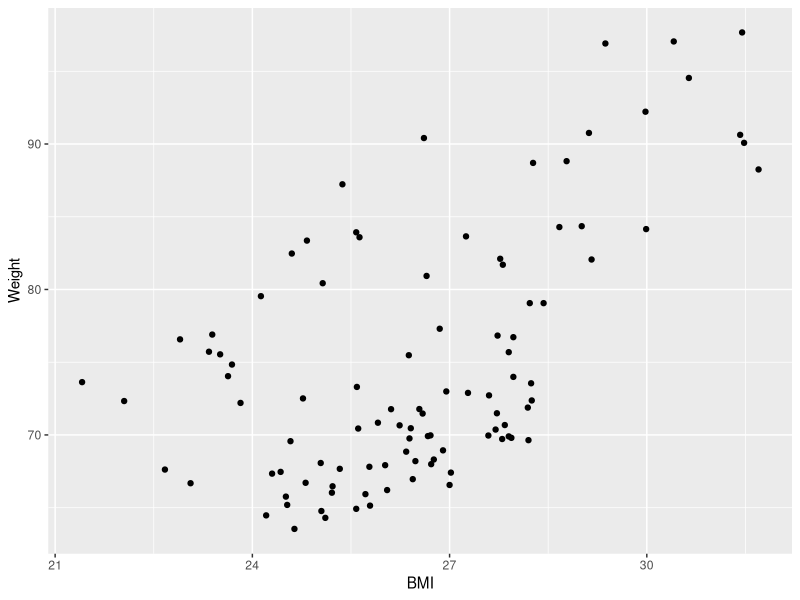

The R source for this figure:
## ---- chunk 1
knitr::opts_chunk$set(echo = F, eval=F)
## ---- chunk 2
library(ggplot2)

patients_clean <- read.delim("patient-data-cleaned.txt",sep="\t")

plot <- ggplot(data=patients_clean,
               mapping=aes(x=BMI,y=Weight))+geom_point()
plot
## ---- chunk 3

## ---- chunk 4

## ---- chunk 5

## ---- chunk 6

## ---- chunk 7

## ---- chunk 8

## ---- chunk 9

## ---- chunk 10


## ---- chunk 11
